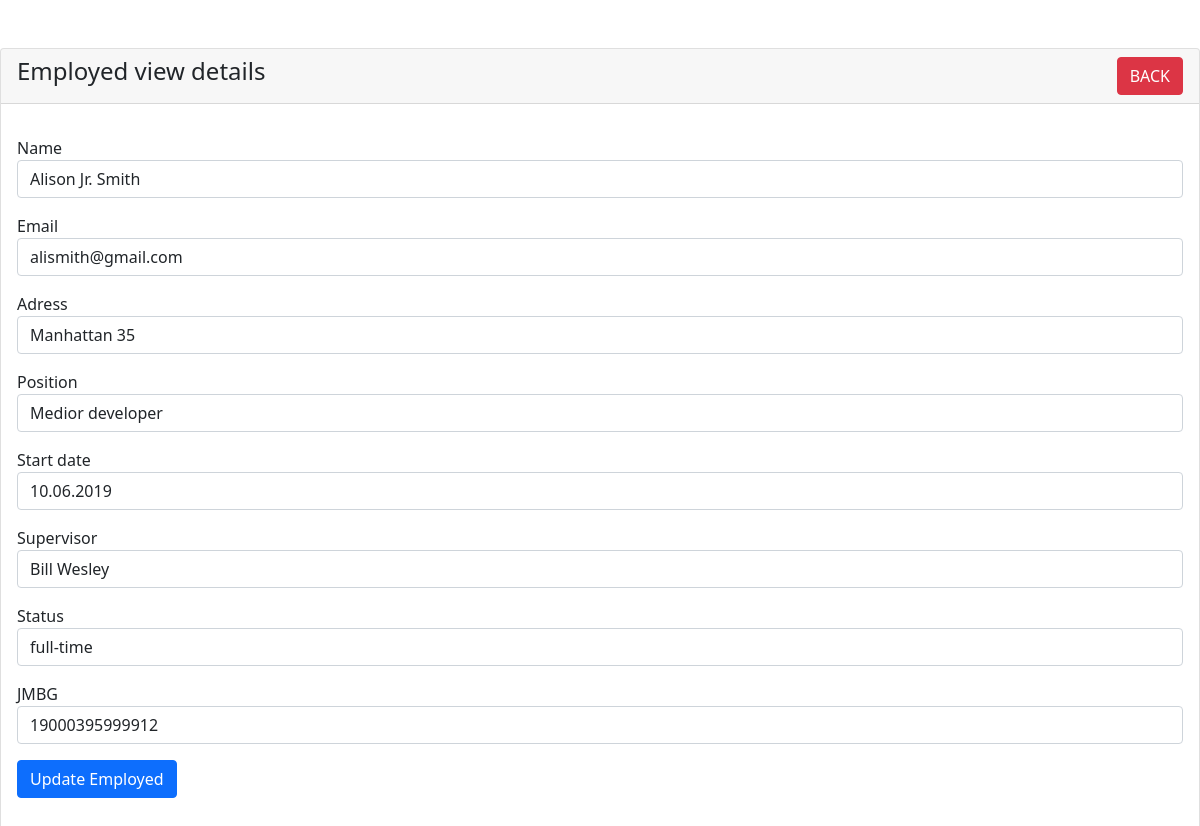
The page /Zadatak/zaposleni-view.php?name=Alison Jr. Smith on the database its author committed.
### tables this page shows
CREATE TABLE `employed` (
  `id` int(11) NOT NULL,
  `name` varchar(191) NOT NULL,
  `email` varchar(191) NOT NULL,
  `adress` varchar(191) NOT NULL,
  `position` varchar(191) NOT NULL,
  `date` varchar(191) NOT NULL,
  `supervisor` varchar(191) NOT NULL,
  `status` varchar(191) NOT NULL,
  `jmbg` varchar(191) NOT NULL
);

### Zadatak/zaposleni-view.php (the view, shortened to what this page needs)
<?php
require 'databasecon.php';
?>
<!doctype html>
<html lang="en">
  <head>
    <link href="https://cdn.jsdelivr.net/npm/bootstrap@5.1.3/dist/css/bootstrap.min.css" rel="stylesheet">
  </head>
  <body>
    <div class="contaner mt-5">
       <div class="row">
          <div class="col-md-12">
           <div class="card">
            <div class="card-header">
              <h4> Employed view details
                <a href="index.php" class="btn btn-danger float-end">BACK</a>
               </h4>
            </div>
            <div class="card-body">
            <?php
 if(isset($_GET['name']))
{
    $employed_name = $_GET['name'];
    $query = "SELECT * FROM employed WHERE name='$employed_name'";
    $query_run = mysqli_query($con, $query);
    if(mysqli_num_rows($query_run) > 0)
    {
        $employed = mysqli_fetch_array($query_run);
        ?>
                 <div class="mb-3">
                <div class="mb-3">
                <label>Name</label>
                 <p class="form-control">
                 <?= $employed['name'];?>
                 </p>
                </div><div class="mb-3">
                <label>Email</label>
                <p class="form-control">
                 <?= $employed['email'];?>
                 </p>
                 </div><div class="mb-3">
                <label>Adress</label>
                <p class="form-control">
                 <?= $employed['adress'];?>
                 </p>
                 </div>
                 <div class="mb-3">
                <label>Position</label>
                <p class="form-control">
                 <?= $employed['position'];?>
                 </p>
                 </div>
                 <div class="mb-3">
                <label>Start date</label>
                <p class="form-control">
                 <?= $employed['date'];?>
                 </p>
                 </div>
                 <div class="mb-3">
                <label>Supervisor</label>
                <p class="form-control">
                 <?= $employed['supervisor'];?>
                 </p>
                 </div>
                 <div class="mb-3">
                <label>Status</label>
                <p class="form-control">
                 <?= $employed['status'];?>
                 </p>
                 </div>
                 <div class="mb-3">
                <label>JMBG</label>
                <p class="form-control">
                 <?= $employed['jmbg'];?>
                 </p>
                 </div>
                 <div class="mb-3">
                    <button type="submit" name="update_employed" class="btn btn-primary">Update Employed</button>
        <?php
    }
    else
    {
        echo "<h4> No such name found</h4>";
    }
}
?>
                 </div>
            </div>
        </div>
       </div>
    </div>
  </body>
</html>

### rows shown on the page
employed: name "Alison Jr. Smith", email "alismith@gmail.com", adress "Manhattan 35", position "Medior developer", date "10.06.2019", supervisor "Bill Wesley", status "full-time", jmbg "19000395999912"
